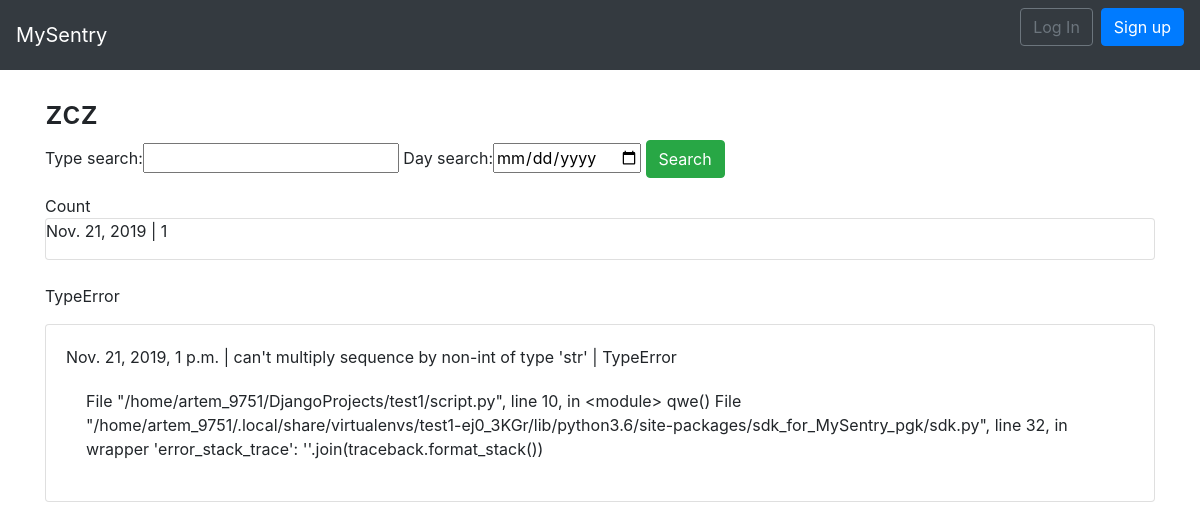
The app's page /apps/3/ with its own data.
### error_base/models.py (models this page shows, shortened)
class AppModel(models.Model):
    name = models.CharField(max_length=255)
    token = models.CharField(max_length=255)

class ErrorModel(models.Model):
    type = models.CharField(max_length=255)
    message = models.TextField()
    stack_trace = models.TextField()
    date = models.DateTimeField()
    app_id = models.ForeignKey(AppModel, on_delete= models.CASCADE)

### error_base/views.py (the view)
# urls.py: path('<int:pk>/', AppDetailView.as_view(), name='app_detail'),
class AppDetailView(DetailView):
    model = AppModel
    template_name = 'app_detail.html'
    form_class = AppListForm
    def get(self, request: HttpRequest, pk: int) -> HttpResponse:
        apps = AppModel.objects.filter(id=pk)
        search_type = request.GET.get('type_search')
        day_search = request.GET.get('day_search')
        all_errors = self.query_for_all_errors(search_type, day_search, pk)
        set_of_errors = set()
        dates_with_error = set()
        hours_with_error = set()
        for error in all_errors:
            set_of_errors.add(error.type)
            dates_with_error.add(datetime.date(error.date))
            hours_with_error.add(datetime.time(error.date))
        dict_with_count_error_per_day = {}
        if bool(day_search):
            for hour_with_error in hours_with_error:
                count_errors_in_hour = 0
                for error in all_errors:
                    if datetime.time(error.date).hour == hour_with_error.hour:
                        count_errors_in_hour += 1
                dict_with_count_error_per_day[hour_with_error.hour] = count_errors_in_hour
        else:
            for date_with_error in dates_with_error:
                count_errors_in_day = 0
                for error in all_errors:
                    if datetime.date(error.date) == date_with_error:
                        count_errors_in_day += 1
                dict_with_count_error_per_day[date_with_error] = count_errors_in_day
        return render(request, self.template_name,
                      {'form': self.form_class(),
                       'set_errors': set_of_errors,
                       'table_errors': all_errors,
                       'apps': apps,
                       'dict_with_count_error_per_day': dict_with_count_error_per_day,
                       })
    def query_for_all_errors(self, search_type_field: str, search_date_field: str, pk: int) -> QuerySet:
        if not bool(search_type_field) and not bool(search_date_field):
            all_errors = ErrorModel.objects.filter(app_id=pk)
            return all_errors
        elif bool(search_type_field) and not bool(search_date_field):
            all_errors = ErrorModel.objects.filter(type=search_type_field, app_id=pk)
            return all_errors
        elif not bool(search_type_field) and bool(search_date_field):
            all_errors = ErrorModel.objects.filter(app_id=pk, date__startswith=f'{search_date_field}')
            return all_errors
        return ErrorModel.objects.filter(app_id=pk, type=search_type_field, date__startswith=f'{search_date_field}')

### error_base/forms.py
class AppListForm(forms.Form):
    type_search = forms.CharField(required=False)
    day_search = forms.DateField(required=False, widget=DateInput)
    class Meta:
        model = ErrorModel

### templates/app_detail.html
{% extends 'base.html' %}
{% block content %}
 <div>
  {% for app in apps %}
   <h2>{{ app.name }}</h2>
  {% endfor %}
 </div>
 <form>{% csrf_token %}
  {{ form }}
  <button class="btn btn-success" type="submit">Search</button>
 </form>
  <a>Count</a>
 <div class="card">
 {% for date, count in dict_with_count_error_per_day.items %}
  <p><a>{{ date }}</a> | <a>{{ count }}</a></p>
 {% endfor %}
 </div>
 <br>
  {% for type_error in set_errors %}
   <p>{{ type_error }}</p>
    <div class="card">
    {% for errors in table_errors %}
     {% if type_error == errors.type %}
      <div class="card-body">
       <span class="font-weight">{{ errors.date }} | {{ errors.message }} | {{ errors.type }}
         <div class="card-body">
          {{ errors.stack_trace }}
         </div>
        </div>
     {% endif %}
    {% endfor %}
   </div>
  <br/>
{% endfor %}
{% endblock content %}

### records on screen
AppModel: name "zcz"
ErrorModel: set_errors "TypeError", date "Nov. 21, 2019, 1 p.m.", message "can't multiply sequence by non-int of type 'str'", type "TypeError", stack_trace "File \"/home/artem_9751/DjangoProjects/test1/script.py\", line 10, in <module> qwe() File \"/home/artem_9751/.local/share/virtualenvs/test1-ej0_3KGr/lib/python3.6/site-packages/sdk_for_MySentry_pgk/sdk.py\", line 32, in wrapper 'error_stack_trace': ''.join(traceback.format_stack())"

### other values on screen
{{ date }} "Nov. 21, 2019"
{{ count }} "1"
